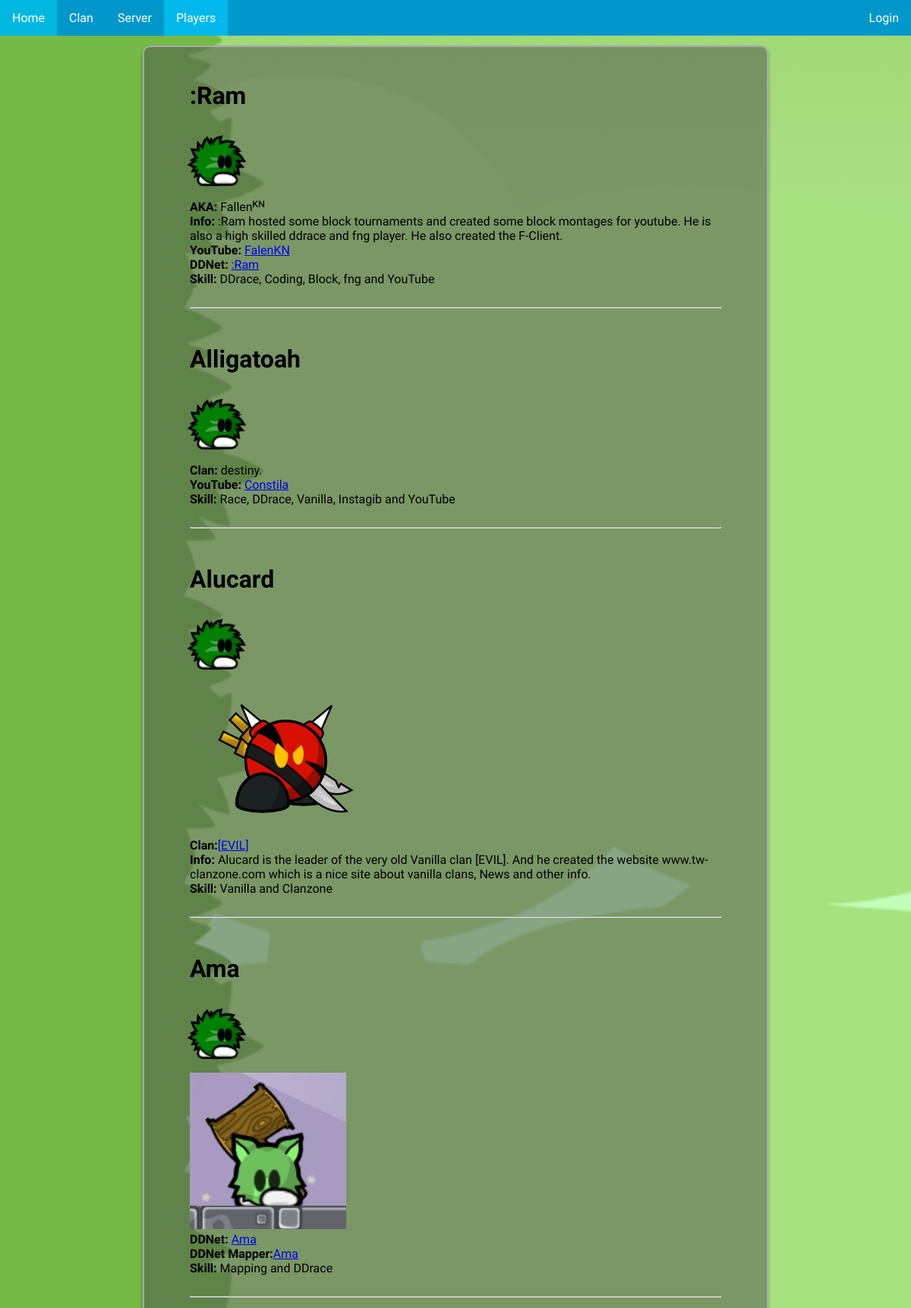
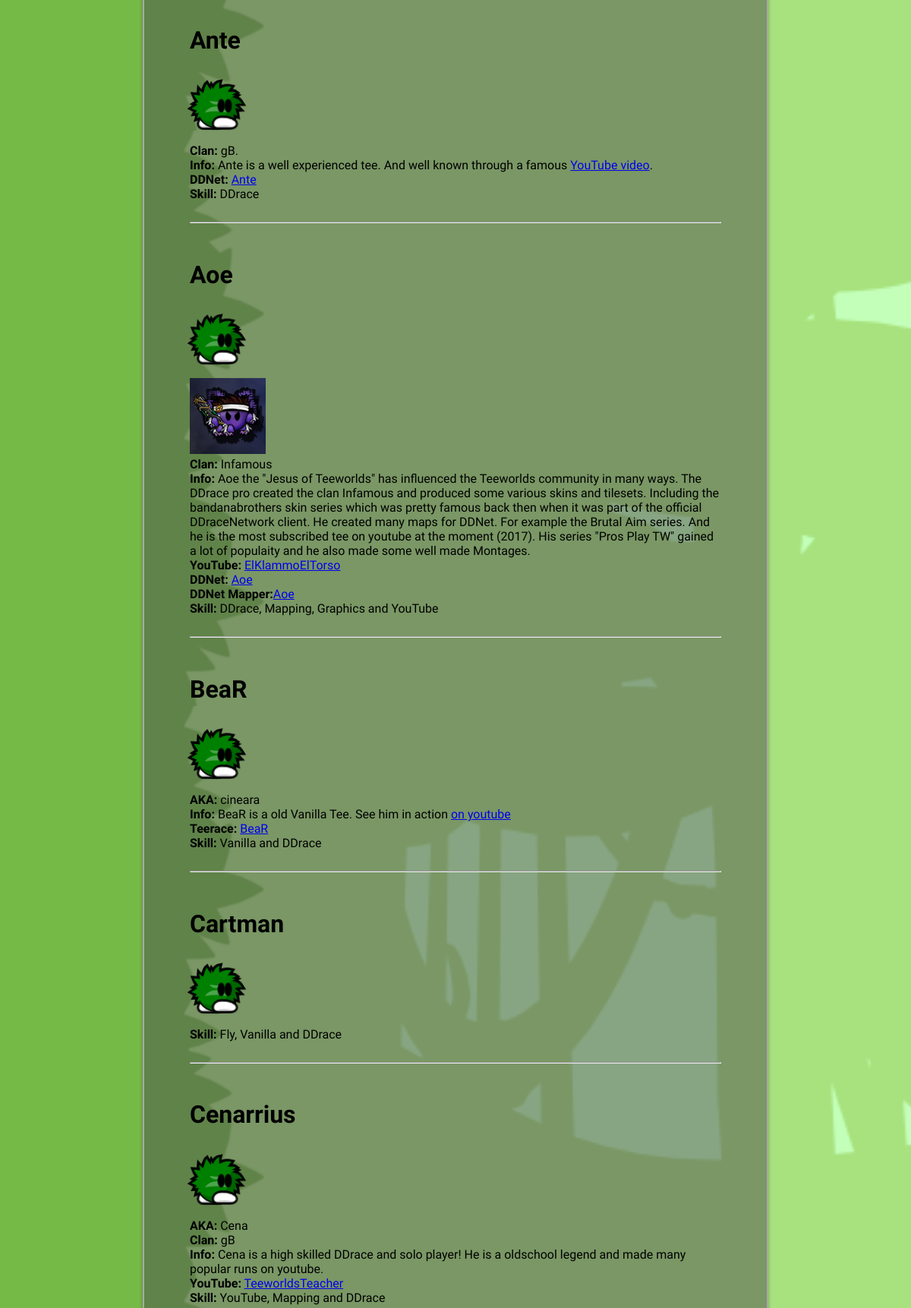
Page /players.php (upper part) on the committed database (2 pictures, top to bottom).
### tables this page shows
CREATE TABLE "Players" (
	`ID`	INTEGER PRIMARY KEY AUTOINCREMENT,
	`Name`	TEXT,
	`AKA`	TEXT,
	`SkinName`	TEXT DEFAULT 'default',
	`SkinColorBody`	INTEGER,
	`SkinColorFeet`	INTEGER,
	`Clan`	TEXT,
	`ClanPage`	TEXT,
	`Clan2`	TEXT,
	`ClanPage2`	TEXT,
	`Skills`	TEXT,
	`yt_name`	TEXT,
	`yt_link`	TEXT,
	`DDNet`	TEXT,
	`DDNetMapper`	TEXT,
	`KoG`	TEXT,
	`Teerace`	TEXT,
	`StartYear`	INTEGER,
	`Info`	TEXT,
	`Editors`	TEXT,
	`LastEditDate`	TEXT,
	`LastEditor`	TEXT,
	`Status`	INTEGER DEFAULT 1
);

### players.php (the view, shortened to what this page needs)
<?php
HtmlHeader("Players", "jungle.css", "TeeAssembler.css");
	$SQL_playerlist_query_base = "SELECT * FROM Players WHERE ID > ? AND Status = 3 ";
	$SQL_playerlist_query_order_by = "ORDER BY Name ASC ";
	$players_per_page = 10;
	$players_offset = 0;
	$SQL_playerlist_query_range = "LIMIT $players_per_page OFFSET $players_offset ";
	$db = new PDO(PLAYER_DATABASE);
	$db->setAttribute( PDO::ATTR_ERRMODE, PDO::ERRMODE_WARNING );
	$SQL_execution_string = $SQL_playerlist_query_base . $SQL_playerlist_query_order_by . $SQL_playerlist_query_range;
	$stmt = $db->prepare($SQL_execution_string);
	$stmt->execute(array(0));
	$rows = $stmt->fetchAll(PDO::FETCH_ASSOC);
	if ($rows)
	{
		foreach ($rows as $row)
		{
			$name = $row['Name'];
			$aka = $row['AKA'];
			$info = $row['Info'];
			$clan = $row['Clan'];
			$clan_page = $row['ClanPage'];
			$skill = $row['Skills'];
			$yt_name = $row['yt_name'];
			$yt_link = $row['yt_link'];
			$teerace = $row['Teerace'];
			$ddnet = $row['DDNet'];
			$ddnet_mapper = $row['DDNetMapper'];
			$ddnet_link = $ddnet;
			$ddnet_mapper_link = $ddnet_mapper;
			if ($ddnet)
			{
				if ($ddnet == "name")
				{
					$ddnet_link = "https://ddnet.tw/players/$name/";
				}
			}
			if ($ddnet_mapper)
			{
				if ($ddnet_mapper == "name")
				{
					$ddnet_mapper_link = "https://ddnet.tw/mappers/$name/";
				}
			}
			echo "
			<div id=\"$name\"\>
			<h1>$name</h1>
			";
?>
        <div class="tee">
            <div class="front-foot"></div>
            <div class="rEye"></div>
        </div>
<?php
			if (file_exists("players/img_players/Teeworlds_$name.png"))
				echo "<img src=\"players/img_players/Teeworlds_$name.png\"><br>";
			if ($aka)
			{
				echo "<a><strong>AKA:</strong> $aka<br></a>";
			}
			if ($clan)
			{
				if ($clan_page)
				{
					echo "<a><strong>Clan:</strong><a href=\"$clan_page\">$clan</a><br></a>";
				}
				else
				{
					echo "<a><strong>Clan:</strong> $clan<br></a>";
				}
			}
			if ($info)
				echo "<a><strong>Info:</strong> $info<br></a>";
			if ($yt_name and $yt_link)
				echo "<a><strong>YouTube:</strong> <a href=\"$yt_link\">$yt_name</a><br></a>";
			if ($ddnet)
			{
				echo "<a><strong>DDNet:</strong> <a href=\"$ddnet_link\">$name</a><br></a>";
			}
			if ($ddnet_mapper)
			{
				echo "<a><strong>DDNet Mapper:</strong><a href=\"$ddnet_mapper_link\">$name</a><br></a>";
			}
			if ($teerace)
				echo "<a><strong>Teerace:</strong> <a href=\"$teerace\">$name</a><br></a>";
			if ($skill)
				echo "<a><strong>Skill:</strong> $skill</a></br>";
			echo "
			</div><br><hr><br>
			";
		}
	}
	else
	{
		echo "something went wrong .-.";
		echo "<input type=\"button\" value=\"reset\" onclick=\"window.location.href='players.php?players=10&page=0'\"/>";
	}
	fok();
?>

### usefull_functions.php (shortened to what this page needs)
<?php
function HtmlFooter()
{
?>
    </div>
	</body>
</html>
<?php
}
function fok()
{
	HtmlFooter();
	die();
}
function HtmlHeader($page, $style = "clouds.css", $style2 = "")
{
?>
<!DOCTYPE html>
<html>
	<head>
        <link rel="stylesheet" href="design/style.css"></style>
		<link rel="stylesheet" href="<?php echo "design/$style"; ?>"></style>
<?php
    if ($style2 !== "")
    {
?>
		<link rel="stylesheet" href="<?php echo "design/$style2"; ?>"></style>
<?php
    }
?>
	</head>
	<body>
        <div id="header-nav">
            <ul>
                <li><a <?php if ($page === "Home") { echo 'class="active"'; } ?> href="index.php">Home</a></li>
                <li><a <?php if ($page === "Clan") { echo 'class="active"'; } ?>href="clan.php">Clan</a></li>
                <li><a <?php if ($page === "Server") { echo 'class="active"'; } ?>href="server.php">Server</a></li>
                <li><a <?php if ($page === "Players") { echo 'class="active"'; } ?>href="players.php">Players</a></li>
                <li style="float:right">
                <?php
                    if (!empty($_SESSION['csLOGGED']) && $_SESSION['csLOGGED'] === "online")
                    {
                        echo "<a href=\"account.php\">Account</a>";
                    }
                    else
                    {
                        echo "<a href=\"login.php\">Login</a>";
                    }
                ?>
                </li>
            </ul>
        </div>
<?php
    if ($style == "clouds.css")
    {
?>
        <div class="cloud" id="cloud1"><img src="design/img/bg_cloud3.png" width="200em"></div>
        <div class="cloud" id="cloud2"><img src="design/img/bg_cloud2.png" width="350em"></div>
        <div class="cloud" id="cloud3"><img src="design/img/bg_cloud1.png" width="300em"></div>
        <div class="cloud" id="cloud4"><img src="design/img/bg_cloud3.png" width="250em"></div>
        <div class="cloud" id="cloud5"><img src="design/img/bg_cloud2.png" width="280em"></div>
<?php
    }
    else if ($style == "jungle.css")
    {
?>
        <div class="jungle-background"></div>
        <div class="jungle-mid-light-green"></div>
<?php
    }
?>
        <div class="main-content">
<?php
}
?>

### design/style.css (style rules this page uses)
#header-nav { position: fixed; width: 100%; top: 0; }
.main-content { padding: 5%; padding-top: 2%; margin-top: 5%; margin-bottom: 5%; min-width: 200px; max-width: 700px; margin-right: auto; margin-left: auto; border: 2px solid darkgrey; border-radius: 10px; background: rgba(77,77,77,0.5); box-shadow: 0 3px 5px rgba(0, 0, 0, 0.3); background: white; }
ul { list-style-type: none; margin: 0; padding: 0; overflow: hidden; background-color: #0098cb; }
li { float: left; }
li a { display: block; color: white; text-align: center; padding: 14px 16px; text-decoration: none; font-family: 'Comfortaa', cursive; }
.active { background-color: #00b8eb; }
body { margin:0px; padding:0px; font-family: 'Comfortaa', cursive; background-attachment: fixed !important; background: -moz-linear-gradient(270deg, rgba(51,86,167,1) 0%, rgba(158,181,214,1) 20%); background: -webkit-gradient(linear, left top, left bottom, color-stop(0%, rgba(51,86,167,1)), color-stop(20%, rgba(158,181,214,1))); background: -webkit-linear-gradient(270deg, rgba(51,86,167,1) 0%, rgba(158,181,214,1) 20%); background: -o-linear-gradient(270deg, rgba(51,86,167,1) 0%, rgba(158,181,214,1) 20%); background: -ms-linear-gradient(270deg, rgba(51,86,167,1) 0%, rgba(158,181,214,1) 20%); background: linear-gradient(180deg, rgba(51,86,167,1) 0%, rgba(158,181,214,1) 20%); filter: progid:DXImageTransform.Microsoft.gradient( startColorstr='#3356a7', endColorstr='#9eb5d6',GradientType=0 ); }

### design/jungle.css (style rules this page uses)
.jungle-mid-light-green { position: fixed; z-index: -2; top: 0; height: 100%; width: 100%; background-image: url("img/jungle_midground_light_green_left.png"); background-repeat: repeat-y; }
.jungle-background { position: fixed; z-index: -2; top: 0; height: 100%; width: 100%; background-image: url("img/jungle_background_green.png"); background-size: auto 100%; background-repeat: repeat-x; }
.main-content { padding: 5%; padding-top: 2%; margin-top: 5%; margin-bottom: 5%; min-width: 200px; max-width: 700px; margin-right: auto; margin-left: auto; border: 2px solid darkgrey; border-radius: 10px; background: rgba(77,77,77,0.5); box-shadow: 0 3px 5px rgba(0, 0, 0, 0.3); }
body { background: -webkit-gradient(linear, left top, left bottom, color-stop(0%, rgba(160,215,115,1)), color-stop(27%, rgba(195,255,185,1))); }

### design/TeeAssembler.css (style rules this page uses)
.tee { width: 96px; height: 96px; position: relative; left: 5%; transform: translateX(-50%); -ms-transform: translateX(-50%); margin-top: 0px; z-index: 1; }
.tee div { position: absolute; }
.back-foot,.back-foot-shadow,.front-foot,.front-foot-shadow { width: 64px; height: 32px; }
.front-foot { z-index: 10; background-position: -192px -32px; top: 52px; left: 26px; transform: scale(1.35); }
.lEye,.rEye { z-index: 10; width: 32px; height: 32px; background-position: -64px -96px; }
.rEye { top: 29px; left: 48px; transform: scale(1.12) rotateY(-180deg); }

### rows in the picture
players: Name ":Ram", AKA "Fallenᴷᴺ", Info ":Ram hosted some block tournaments and created some block montages for youtube. He is also a high skilled ddrace and fng player. He also created the F-Client.", yt_name "FalenKN", Skills "DDrace, Coding, Block, fng and YouTube"
players: Name "Alligatoah", Clan "destiny.", yt_name "Constila", Skills "Race, DDrace, Vanilla, Instagib and YouTube"
players: Name "Alucard", Name (picture), Clan "[EVIL]", Info "Alucard is the leader of the very old Vanilla clan [EVIL]. And he created the website www.tw-clanzone.com which is a nice site about vanilla clans, News and other info.", Skills "Vanilla and Clanzone"
players: Name "Ama", shows a picture, Skills "Mapping and DDrace"
players: Name "Ante", Clan "gB.", Info "Ante is a well experienced tee. And well known through a famous YouTube video .", Skills "DDrace"
players: Name "Aoe", shows a picture, Clan "Infamous", Info "Aoe the \"Jesus of Teeworlds\" has influenced the Teeworlds community in many ways. The DDrace pro created the clan Infamous and produced some various skins and tilesets. Including the bandanabrothers skin series which was pretty famous back then when it was part of the official DDraceNetwork client. He created many maps for DDNet. For example the Brutal Aim series. And he is the most subscribed tee on youtube at the moment (2017). His series \"Pros Play TW\" gained a lot of populaity and he also made some well made Montages.", yt_name "ElKlammoElTorso", Skills "DDrace, Mapping, Graphics and YouTube"
players: Name "BeaR", AKA "cineara", Info "BeaR is a old Vanilla Tee. See him in action on youtube", Skills "Vanilla and DDrace"
players: Name "Cartman", Skills "Fly, Vanilla and DDrace"
players: Name "Cenarrius", AKA "Cena", Clan "gB", Info "Cena is a high skilled DDrace and solo player! He is a oldschool legend and made many popular runs on youtube.", yt_name "TeeworldsTeacher", Skills "YouTube, Mapping and DDrace"
